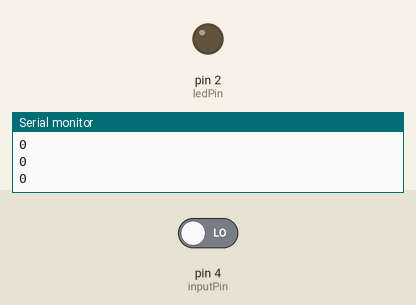
Bench run of a sketch on a simulated Arduino Uno, built with avr-gcc and run on an emulated ATmega328P. Parts: output pins drawn as LEDs (lit = HIGH), the last lines printed to the serial monitor. Inputs (shaded band) come from the test bench; at power-on: pin 4 (inputPin) LOW.

Above: at 1.2 s.
1.3 s: pin 4 (inputPin) driven HIGH
At 1.6 s:
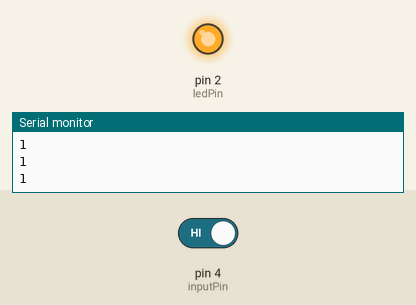
2.8 s: pin 4 (inputPin) driven LOW
At 4.2 s:
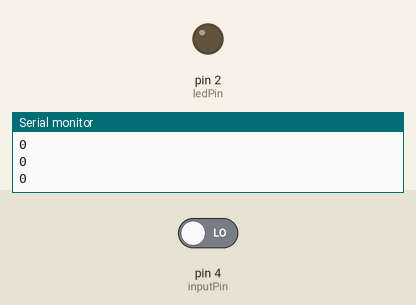
Timing chart, 0 to 5.8 s (numbered marks = the images above; inputs shaded):
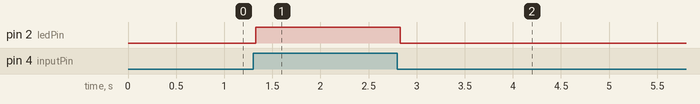

Measured:
- after the input at 1.3 s, pin 2 (ledPin): LOW → HIGH at once
- after the input at 2.8 s, pin 2 (ledPin): HIGH → LOW at once

The sketch:

Arduino_ButtonPush.ino
```cpp
/*
  Author: Michael Gates
  Date: 21 October 2016
  Description: Lights an LED when a button is pushe
*/

int inputPin = 4;
int ledPin = 2;
int buttonState;

void setup()
{
  Serial.begin(9600);

  pinMode(inputPin, INPUT);
  pinMode(ledPin, OUTPUT);
}

void loop()
{
  buttonState = digitalRead(inputPin);
  Serial.print(buttonState);
  Serial.print("\n");

  // LED is on
  if(buttonState == 1)
  {
    delay(20);
    digitalWrite(ledPin, HIGH);
  }
  // LED off
  else
  {
    delay(20);
    digitalWrite(ledPin, LOW);
  }

}
```
